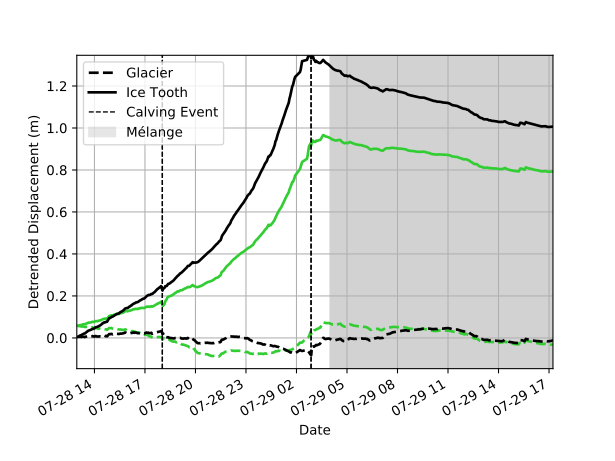

Write the Python code that produced this figure.
#!/usr/bin/env python3
# -*- coding: utf-8 -*-
"""
Created on Thu Feb 20 10:54:01 2020

@author: eswaninger
"""

#%%
''' This script calculates the displacement experienced by the ice tooth
as it is pulled from the wall with the rotating iceberg that calved during 
the third calving event'''

#%% Modules

import numpy as np
import matplotlib.pyplot as plt
import matplotlib.colors as colors
import os 
import math
import datetime as dt
from datetime import timedelta as td
import statistics as st
import pandas as pd
import skimage as ski
import scipy

#%%
ice0=[]
ice1=[]
ice0a=[]
ice1a=[]
flist= []
d_list = []
t_start = []
t_end = []
t_diff = []
medians = []
q1 =[]
q2 =[]
q3 =[]
iqr=[]
name_list=[]
slopes=[]

# The lines leading up to the alpha are creation of angles to be used for 
# correcting LOS speed to true flow direction

yr = 1
xr = 1
ys = np.arange(0,1559)
xs = np.arange(0,845)
for y in ys:
    for x in xs:
#        print((y-yr)/(x-xr))
        xy = math.atan((x-xr)/(y-yr))
        xy = math.degrees(xy)
        slopes.append(np.abs(xy))
slopes = np.reshape(slopes, (1559,845))
gamma = 180 - np.array(slopes)
beta = 202 #degrees from 0 north 
alpha = 360 - beta - gamma
alpha = np.reshape(alpha, (1559,845))

#Looping through directories to get speeds on 28th and 29th for 
#2nd and 3rd calving events and melange development
#not using rect files since d0729 does not have rect files
for root, dirs, files in os.walk('/data/stor/basic_data/tri_data/rink/proc_data/'):
    for name in sorted(files):
        if name.endswith(('adf.unw.rec')):
            file_paths= os.path.join(root, name)
            flist.append(file_paths) 
#            flist.sort()   
            if file_paths.startswith(('/data/stor/basic_data/tri_data/rink/proc_data/d0728/INT/')):
                with open(file_paths,'rb') as f:
                    temp= f.read()
                    pha_= np.fromfile(file_paths, dtype='>f')
                    pha_[pha_==0] = np.nan
                    pha_rectangle = np.reshape(pha_, (1559,845))
                    vlos = (-0.0175*pha_rectangle)/(4* 3.14159*(2.5/1440)) #LOS Speed
                    flow = vlos/(np.cos(np.radians(alpha)))
                    flow = flow[610:780,80:340] #cut image directly to glacier front
                    ice0.append(flow[36,133]) #glacier + lime squar
                    ice0a.append(flow[53,130]) #tooth triangle lime
                    ice1.append(flow[46,151]) #glacier + black square
                    ice1a.append(flow[61,145]) #tooth triangle black
                    #Atmospheric Noise
                    rockfav = np.array(vlos[830:850,350:370])
                    unravel = rockfav.ravel()
                    median = st.median(unravel)
                    medians.append(median)
                    q1.append(np.percentile(unravel, 25, interpolation = 'midpoint'))
                    q2.append(np.percentile(unravel, 50, interpolation = 'midpoint'))
                    q3.append(np.percentile(unravel, 75, interpolation = 'midpoint'))
                    IQR = np.percentile(unravel, 75, interpolation = 'midpoint') - np.percentile(unravel, 25, interpolation = 'midpoint')
                    iqr.append(IQR)
                    #dates
                    t_start.append(dt.datetime.strptime(name[:15], '%Y%m%d_%H%M%S'))
                    t_end.append(dt.datetime.strptime(name[17:32], '%Y%m%d_%H%M%S')) 

#%%
ice0=[]
ice1=[]
ice0a=[]
ice1a=[]
flist= []
d_list = []
t_start = []
t_end = []
t_diff = []
medians = []
q1 =[]
q2 =[]
q3 =[]
iqr=[]
name_list=[]
slopes=[]

# The lines leading up to the alpha are creation of angles to be used for 
# correcting LOS speed to true flow direction

yr = 1
xr = 1
ys = np.arange(0,674)
xs = np.arange(0,1495)
for y in ys:
    for x in xs:
#        print((y-yr)/(x-xr))
        xy = math.atan((x-xr)/(y-yr))
        xy = math.degrees(xy)
        slopes.append(np.abs(xy))
slopes = np.reshape(slopes, (674,1495))
gamma = 180 - np.array(slopes)
beta = 225 #degrees from 0 north in adf.unw
alpha = 360 - beta - gamma
alpha = np.reshape(alpha, (674,1495))

#Looping through directories to get speeds on 28th and 29th for 
#2nd and 3rd calving events and melange development
#not using rect files since d0729 does not have rect files
for root, dirs, files in os.walk('/data/stor/basic_data/tri_data/rink/proc_data/'):
    for name in sorted(files):
        if name.endswith(('adf.unw')):
            file_paths= os.path.join(root, name)
            flist.append(file_paths) 
#            flist.sort()   
            if file_paths.startswith(('/data/stor/basic_data/tri_data/rink/proc_data/d0728/INT/')):
                with open(file_paths,'rb') as f:
                    temp= f.read()
                    pha_= np.fromfile(file_paths, dtype='>f')
                    pha_[pha_==0] = np.nan
                    pha_rectangle = np.reshape(pha_, (674,1495))
                    vlos = (-0.0175*pha_rectangle)/(4* 3.14159*(2.5/1440)) #LOS Speed
                    flow = vlos/(np.cos(np.deg2rad(alpha)))
                    flow = flow[152:260,380:501] #cut image directly to glacier front
                    ice0.append(flow[18,62]) #glacier + lime
                    ice0a.append(flow[43,39]) #tooth triangle lime
                    ice1.append(flow[44,77]) #glacier + black
                    ice1a.append(flow[60,57]) #tooth triangle black
#                    ice0.append(flow[51,82]) #glacier + red
#                    ice0a.append(flow[55,68]) #tooth triangle darkred
#                    ice1.append(flow[42,76]) #glacier + limegreen
#                    ice1a.append(flow[46,64]) #tooth triangle darkgreen
                    #Atmospheric Noise
                    rockfav = np.array(vlos[310:330,610:620])
                    unravel = rockfav.ravel()
                    median = st.median(unravel)
                    medians.append(median)
                    q1.append(np.percentile(unravel, 25, interpolation = 'midpoint'))
                    q2.append(np.percentile(unravel, 50, interpolation = 'midpoint'))
                    q3.append(np.percentile(unravel, 75, interpolation = 'midpoint'))
                    IQR = np.percentile(unravel, 75, interpolation = 'midpoint') - np.percentile(unravel, 25, interpolation = 'midpoint')
                    iqr.append(IQR)
                    #dates
                    t_start.append(dt.datetime.strptime(name[:15], '%Y%m%d_%H%M%S'))
                    t_end.append(dt.datetime.strptime(name[17:32], '%Y%m%d_%H%M%S'))    
            if file_paths.startswith(('/data/stor/basic_data/tri_data/rink/proc_data/d0729/INT/')):
                with open(file_paths,'rb') as f:
                    temp= f.read()
                    pha_= np.fromfile(file_paths, dtype='>f')
                    pha_[pha_==0] = np.nan
                    pha_rectangle = np.reshape(pha_, (674,1495))
                    vlos = (-0.0175*pha_rectangle)/(4* 3.14159*(2.5/1440))
                    flow = vlos/(np.cos(np.deg2rad(alpha)))
                    flow = flow[152:260,380:501] #[633:700,177:280]
                    ice0.append(flow[18,62]) #glacier + lime
                    ice0a.append(flow[43,39]) #tooth triangle lime
                    ice1.append(flow[44,77]) #glacier + black
                    ice1a.append(flow[60,57]) #tooth triangle black
                    rockfav = np.array(vlos[310:330,610:620])
                    unravel = rockfav.ravel()
                    median = st.median(unravel)
                    medians.append(median)
                    q1.append(np.percentile(unravel, 25, interpolation = 'midpoint'))
                    q2.append(np.percentile(unravel, 50, interpolation = 'midpoint'))
                    q3.append(np.percentile(unravel, 75, interpolation = 'midpoint'))
                    IQR = np.percentile(unravel, 75, interpolation = 'midpoint') - np.percentile(unravel, 25, interpolation = 'midpoint')
                    iqr.append(IQR)
                    #dates
                    t_start.append(dt.datetime.strptime(name[:15], '%Y%m%d_%H%M%S'))
                    t_end.append(dt.datetime.strptime(name[17:32], '%Y%m%d_%H%M%S'))    
                    
#%% Visualize locations on glacier
                    
plt.figure()  
plt.imshow(flow, aspect ='equal' ,norm=colors.SymLogNorm(linthresh = np.amin(5),linscale=0.090, vmin=7.5, vmax=8.5))  
plt.grid()
plt.axis('equal')
plt.colorbar()     
plt.plot([133],[36],'s', color='limegreen', markersize = 8)   
plt.plot([130],[53],'v', color='limegreen', markersize = 8)    
plt.plot([151],[46],'s', color='black', markersize = 8)    
plt.plot([145],[61],'v', color='black', markersize = 8)    
#%%
plt.figure()  
plt.imshow(flow, aspect ='equal' ,norm=colors.SymLogNorm(linthresh = np.amin(5),linscale=0.090, vmin=7.5, vmax=13.5))  
plt.grid()
plt.axis('equal')
plt.colorbar()     
plt.plot([62],[18],'s', color='limegreen', markersize = 8)   
plt.plot([39],[43],'v', color='limegreen', markersize = 8)    
plt.plot([77],[44],'s', color='black', markersize = 8)    
plt.plot([57],[60],'v', color='black', markersize = 8) 

#%% Visualize plotted speeds 

plt.figure()
plt.plot(t_start, ice0, '.', color = 'red')
plt.plot(t_start,ice0a, '.', color ='darkred')

#plt.figure()
plt.plot(t_start,ice1, '.', color = 'limegreen')
plt.plot(t_start,ice1a, '.', color ='darkgreen')

#%%
ice0_vel_meas = np.array(ice0) #red
ice0a_vel_meas = np.array(ice0a) #darkred
ice1_vel_meas = np.array(ice1)   #limegreen
ice1a_vel_meas = np.array(ice1a)#darkgreen


noise_rand = np.array(iqr)
noise_syst = np.array(medians)

#Dt = 2.5 # minutes
#dt_days = Dt/1440 # days
#t = np.linspace(2, 2+len(gla1_vel_meas)*dt_days, len(gla1_vel_meas))
#t[3251:] += .01 # Add time to the end of the record, to simulate a gap in recording
##x = np.random.normal(loc=noise_syst, scale=noise_rand,
##                     size=[4, 30])
t = t_end
for i in range(len(t_end)):
    t[i] = np.datetime64(t_end[i])
t = np.array(t)

#t = t_start

#plt.plot(t,gla1_vel_meas, '.')
# Correct the measurement data with the systematic noise, as in doing the atmospheric correction
gla1_vel_corr = ice0_vel_meas - noise_syst
gla2_vel_corr = ice0a_vel_meas - noise_syst
gla3_vel_corr = ice1_vel_meas - noise_syst
gla4_vel_corr = ice1a_vel_meas - noise_syst

#DEFINE FUNCTIONS
# There shouldn't be a need, I don't think, to modify these functions

# Running Average function with uncertainties for non-evenly spaced data
def running_ave(t, t_span, x, s):
    j = np.argsort(t)
    t_run = t[j]; x = x[j]; s = s[j] # Sort all values into increasing t
    
    x_run = np.full(t.shape, np.nan)
    s_run = np.full(t.shape, np.nan)
    for i in range(len(t_run)): # Loop over all measurement times
        # Find indices within the moving window
        ind = np.where( np.logical_and(t_run >= t_run[i]-t_span/2, 
                                       t_run <= t_run[i]+t_span/2) )[0]
        
        x_run[i] = np.nanmean(x[ind]) # Assign the running average value to the mean of the appropriate values
        # Sum the random errors in quadrature
        error_quad = np.sqrt( np.nansum( s[ind]**2 ) )
        s_run[i] = error_quad/len(ind) # Identify the mean error, which is the total error in quadrature divided by the number of datapoints

    return t_run, x_run, s_run

# For plotting purposes, add nans into a timeseries, in case there
#    are breaks in a timeseries, we don't want them plotted in lines
def nan_into_gap(t, x, thresh = np.min(np.diff(t))*5 ):
    #Default threshold is five times the minimum timestep
    
    # Find the gaps in the timeseries, as defined by thresh
    gap_inds = np.where(np.diff(t) > thresh)[0]
    
    # For each gap, add a nan in the measurements just after the
    #   last measurement, and just before the next measurement
    for i in range(len(gap_inds)):
        gap = gap_inds[i]
        t = np.insert(t, gap+1, t[gap]+thresh/3)
        t = np.insert(t, gap+2, t[gap+2]-thresh/3)
        x = np.insert(x, gap+1, np.nan)
        x = np.insert(x, gap+2, np.nan)
        gap_inds[i+1:] = gap_inds[i+1:]+2
    return t, x

# Calculate Running Averages, add nans to discontinuous data, and plot

# Smooth the timeseries using a running average, with a smoothing 
#   window of t_span days
t_span = np.timedelta64(60, 'm') #2/24 # days
t_run, vel_run_gla1, noise_run = running_ave(t, t_span, gla1_vel_corr, noise_rand)
t_run, vel_run_gla2, noise_run = running_ave(t, t_span, gla2_vel_corr, noise_rand)
t_run, vel_run_gla3, noise_run = running_ave(t, t_span, gla3_vel_corr, noise_rand)
t_run, vel_run_gla4, noise_run = running_ave(t, t_span, gla4_vel_corr, noise_rand)


# Add in nans to gappy data smoothed velocity, and gappy smoothed uncertainty,
#    for plotting
gap_thresh = np.timedelta64(25, 'm') #0.01 # days
t_gap, vel_run_gap_g1 = nan_into_gap(t_run, vel_run_gla1, gap_thresh)
t_gap, vel_run_gap_g2 = nan_into_gap(t_run, vel_run_gla2, gap_thresh)
t_gap, vel_run_gap_g3 = nan_into_gap(t_run, vel_run_gla3, gap_thresh)
t_gap, vel_run_gap_g4 = nan_into_gap(t_run, vel_run_gla4, gap_thresh)
t_gap, noise_run_gap = nan_into_gap(t_run, noise_run, gap_thresh)   

#%% Calcuate displacements as running sum

time_between_samples = 2.5/1440    
displacement0 = np.array([sum(ice0[:i]) for i in range(len(ice0))])*time_between_samples  #green open
displacement0a = np.array([sum(ice0a[:i]) for i in range(len(ice0a))])*time_between_samples  #green closed   

plt.figure()
plt.plot(t_start, displacement0,'--', color = 'limegreen', markersize = 2, label = 'Glacier') #glacier
plt.plot(t_start, displacement0a,'-', color = 'limegreen', markersize = 2,label = 'Tooth')   # tooth
plt.xlabel('Time', fontsize = 16)
plt.ylabel('Displacement (m)', fontsize = 16)
plt.title('Crack', fontweight= 'bold',fontsize = 18)
plt.tick_params(axis='both', which='major', labelsize=12)
plt.axvspan(pd.to_datetime('2014-07-29-05:37:30'),pd.to_datetime('2014-07-30-23:25:00'), alpha= 0.2, color = 'gray', label = 'Mélange')
plt.axvline(pd.to_datetime('2014-07-29-02:52:00'), color='k', linestyle='--', linewidth = 1,label = 'Calving Event')
plt.axvline(pd.to_datetime('2014-07-28-18:02:00'), color='k', linestyle='--', linewidth = 1)  
plt.legend()         
plt.grid()         
   
displacement1 = np.array([sum(ice1[:i]) for i in range(len(ice1))])*time_between_samples     
displacement1a = np.array([sum(ice1a[:i]) for i in range(len(ice1a))])*time_between_samples

plt.figure()
plt.plot(t_start, displacement1,'--', color = 'black', markersize = 2, label = 'Glacier')
plt.plot(t_start, displacement1a,'-', color = 'black', markersize = 2, label = 'Tooth')
plt.xlabel('Time', fontsize = 16)
plt.ylabel('Displacement (m)', fontsize = 16)
plt.title('Crack', fontweight= 'bold',fontsize = 18)
plt.tick_params(axis='both', which='major', labelsize=12)
plt.axvspan(pd.to_datetime('2014-07-29-05:37:30'),pd.to_datetime('2014-07-30-23:25:00'), alpha= 0.2, color = 'gray', label = 'Mélange')
plt.axvline(pd.to_datetime('2014-07-29-02:52:00'), color='k', linestyle='--', linewidth = 1,label = 'Calving Event')
plt.axvline(pd.to_datetime('2014-07-28-18:02:00'), color='k', linestyle='--', linewidth = 1)
plt.legend()

#%% Create a first order polynomial to detrend data

t_range = np.arange(0,1702.5, 2.5)

fig = plt.figure()
plt.subplot(2, 1, 1)
plt.title('polyfit, original data set')
plt.plot(t_range, displacement0, 'c', linewidth = 1)

#create line
coeff0 = np.polyfit(t_range, displacement0, 1)
y_poly0 = np.linspace(t_range.min(), t_range.max())
x_poly0 = np.polyval(coeff0, y_poly0)
plt.plot(y_poly0, x_poly0, 'r-', linewidth=2)
plt.subplot(2, 1, 2)
plt.title('detrended')
# we need the original x values here, so we can remove the trend from all points
trend = np.polyval(coeff0, t_range)
# note that simply subtracting the trend might not be enough for other data sets
plt.plot(t_start, displacement0 - trend, '.', color = 'red', linewidth = 2)
plt.plot(t_start, displacement0a - trend, '.', color = 'darkred', linewidth = 2)
fig.show()
plt.ylim(-1.0,1.0,0.5)
plt.title('Tooth Displacement')
plt.ylabel('Detrended Displacement (m)')
plt.xlabel('Time')
plt.axvspan(pd.to_datetime('2014-07-29-05:37:30'),pd.to_datetime('2014-07-30-23:25:00'), alpha= 0.2, color = 'gray', label = 'Mélange')
plt.axvline(pd.to_datetime('2014-07-29-02:52:00'), color='k', linestyle='--', linewidth = 1,label = 'Calving Event')
plt.axvline(pd.to_datetime('2014-07-28-18:02:00'), color='k', linestyle='--', linewidth = 1)
plt.legend()

#%% Detrend for both glacier positions
fig = plt.figure()

plt.title('polyfit, original data set')
plt.plot(t_range, displacement1, 'c', linewidth = 1)

coeff0 = np.polyfit(t_range, displacement0, 1)
y_poly0 = np.linspace(t_range.min(), t_range.max())
x_poly0 = np.polyval(coeff0, y_poly0)

coeff1 = np.polyfit(t_range, displacement1, 1)
y_poly1 = np.linspace(displacement1.min(), displacement1.max())
x_poly1 = np.polyval(coeff1, y_poly1)
#plt.plot(y_poly1, x_poly1, 'r-', linewidth=2)

plt.figure()
#plt.title('detrended')
# we need the original x values here, so we can remove the trend from all points
trend = np.polyval(coeff0, t_range)
# note that simply subtracting the trend might not be enough for other data sets
plt.plot(t_start, displacement0 - trend, '--', color = 'limegreen', linewidth = 2)
plt.plot(t_start, displacement0a - trend, '-', color = 'limegreen', linewidth = 2)
fig.show()

#plt.title('Tooth Displacement')
plt.ylabel('Detrended Displacement (m)')
plt.xlabel('Date')
plt.axvspan(pd.to_datetime('2014-07-29-04:00:00'),pd.to_datetime('2014-07-30-23:25:00'), alpha= 0.2, color = 'gray')
plt.axvline(pd.to_datetime('2014-07-29-02:52:00'), color='k', linestyle='--', linewidth = 1)
plt.axvline(pd.to_datetime('2014-07-28-18:02:00'), color='k', linestyle='--', linewidth = 1)
plt.legend()

# we need the original x values here, so we can remove the trend from all points
trend1 = np.polyval(coeff1, t_range)
# note that simply subtracting the trend might not be enough for other data sets
plt.plot(t_start, displacement1 - trend1, '--', color = 'black', linewidth = 2, label = 'Glacier')
plt.plot(t_start, displacement1a - trend1, '-', color = 'black', linewidth = 2, label = 'Ice Tooth')
plt.ylabel('Detrended Displacement (m)')
plt.xlabel('Date')
plt.axvspan(pd.to_datetime('2014-07-29-04:00:00'),pd.to_datetime('2014-07-30-23:25:00'), alpha= 0.2, color = 'gray', label = 'Mélange')
plt.axvline(pd.to_datetime('2014-07-29-02:52:00'), color='k', linestyle='--', linewidth = 1,label = 'Calving Event')
plt.axvline(pd.to_datetime('2014-07-28-18:02:00'), color='k', linestyle='--', linewidth = 1)
plt.legend()
plt.grid()
plt.gcf().autofmt_xdate()
fig.show()

#%%
ice0_vel_meas = np.array(ice0) #red
ice0a_vel_meas = np.array(ice0a) #darkred
ice1_vel_meas = np.array(ice1)   #limegreen
ice1a_vel_meas = np.array(ice1a)#darkgreen


noise_rand = np.array(iqr)
noise_syst = np.array(medians)

#Dt = 2.5 # minutes
#dt_days = Dt/1440 # days
#t = np.linspace(2, 2+len(gla1_vel_meas)*dt_days, len(gla1_vel_meas))
#t[3251:] += .01 # Add time to the end of the record, to simulate a gap in recording
##x = np.random.normal(loc=noise_syst, scale=noise_rand,
##                     size=[4, 30])
t = t_end
for i in range(len(t_end)):
    t[i] = np.datetime64(t_end[i])
t = np.array(t)

#t = t_start

#plt.plot(t,gla1_vel_meas, '.')
# Correct the measurement data with the systematic noise, as in doing the atmospheric correction
gla1_vel_corr = ice0_vel_meas - noise_syst
gla2_vel_corr = ice0a_vel_meas - noise_syst
gla3_vel_corr = ice1_vel_meas - noise_syst
gla4_vel_corr = ice1a_vel_meas - noise_syst

#DEFINE FUNCTIONS
# There shouldn't be a need, I don't think, to modify these functions

# Running Average function with uncertainties for non-evenly spaced data
def running_ave(t, t_span, x, s):
    j = np.argsort(t)
    t_run = t[j]; x = x[j]; s = s[j] # Sort all values into increasing t
    
    x_run = np.full(t.shape, np.nan)
    s_run = np.full(t.shape, np.nan)
    for i in range(len(t_run)): # Loop over all measurement times
        # Find indices within the moving window
        ind = np.where( np.logical_and(t_run >= t_run[i]-t_span/2, 
                                       t_run <= t_run[i]+t_span/2) )[0]
        
        x_run[i] = np.nanmean(x[ind]) # Assign the running average value to the mean of the appropriate values
        # Sum the random errors in quadrature
        error_quad = np.sqrt( np.nansum( s[ind]**2 ) )
        s_run[i] = error_quad/len(ind) # Identify the mean error, which is the total error in quadrature divided by the number of datapoints

    return t_run, x_run, s_run

# For plotting purposes, add nans into a timeseries, in case there
#    are breaks in a timeseries, we don't want them plotted in lines
def nan_into_gap(t, x, thresh = np.min(np.diff(t))*5 ):
    #Default threshold is five times the minimum timestep
    
    # Find the gaps in the timeseries, as defined by thresh
    gap_inds = np.where(np.diff(t) > thresh)[0]
    
    # For each gap, add a nan in the measurements just after the
    #   last measurement, and just before the next measurement
    for i in range(len(gap_inds)):
        gap = gap_inds[i]
        t = np.insert(t, gap+1, t[gap]+thresh/3)
        t = np.insert(t, gap+2, t[gap+2]-thresh/3)
        x = np.insert(x, gap+1, np.nan)
        x = np.insert(x, gap+2, np.nan)
        gap_inds[i+1:] = gap_inds[i+1:]+2
    return t, x

# Calculate Running Averages, add nans to discontinuous data, and plot

# Smooth the timeseries using a running average, with a smoothing 
#   window of t_span days
t_span = np.timedelta64(120, 'm') #2/24 # days
t_run, vel_run_gla1, noise_run = running_ave(t, t_span, gla1_vel_corr, noise_rand)
t_run, vel_run_gla2, noise_run = running_ave(t, t_span, gla2_vel_corr, noise_rand)
t_run, vel_run_gla3, noise_run = running_ave(t, t_span, gla3_vel_corr, noise_rand)
t_run, vel_run_gla4, noise_run = running_ave(t, t_span, gla4_vel_corr, noise_rand)


# Add in nans to gappy data smoothed velocity, and gappy smoothed uncertainty,
#    for plotting
gap_thresh = np.timedelta64(25, 'm') #0.01 # days
t_gap, vel_run_gap_g1 = nan_into_gap(t_run, vel_run_gla1, gap_thresh)
t_gap, vel_run_gap_g2 = nan_into_gap(t_run, vel_run_gla2, gap_thresh)
t_gap, vel_run_gap_g3 = nan_into_gap(t_run, vel_run_gla3, gap_thresh)
t_gap, vel_run_gap_g4 = nan_into_gap(t_run, vel_run_gla4, gap_thresh)
t_gap, noise_run_gap = nan_into_gap(t_run, noise_run, gap_thresh)   


# Plot the temporally-smoothed data Glacier ( in one graph)
plt.figure()

plt.fill_between(t_gap, vel_run_gap_g1-noise_run_gap, vel_run_gap_g1+noise_run_gap, 
                   color='limegreen',  alpha='.2')
#plt.scatter(t, gla1_vel_corr, s=1, color='limegreen')
plt.plot(t_gap, vel_run_gap_g1, '--', color='limegreen', markersize = 0.5, label = 'glacier')

plt.fill_between(t_gap, vel_run_gap_g2-noise_run_gap, vel_run_gap_g2+noise_run_gap, 
                   color='limegreen', alpha='.2')
#plt.scatter(t, gla2_vel_corr, s=1, color='darkred')
plt.plot(t_gap, vel_run_gap_g2, color='limegreen', markersize =0.5,label = 'tooth')

plt.fill_between(t_gap, vel_run_gap_g3-noise_run_gap, vel_run_gap_g3+noise_run_gap, 
                   color='black', alpha='.2')
#plt.scatter(t, gla3_vel_corr, s=1, color='dimgray')
plt.plot(t_gap, vel_run_gap_g3, '--', color='black', markersize =0.5,label = 'glacier')

plt.fill_between(t_gap, vel_run_gap_g4-noise_run_gap, vel_run_gap_g4+noise_run_gap, 
                   color='black', alpha='.2')
#plt.scatter(t, gla4_vel_corr, s=1, color='black')
plt.plot(t_gap, vel_run_gap_g4, color='black', markersize =0.5, label = 'tooth')



#plt.legend()
plt.xlabel('Date', fontsize = 18)
plt.ylabel('Speeds, with uncertainties (m/d)', fontsize = 18)
plt.title('Velocities (m/d)', fontsize = 24)
plt.axvspan(pd.to_datetime('2014-07-29-05:37:30'),pd.to_datetime('2014-07-30-23:25:00'), alpha= 0.2, color = 'gray', label = 'Mélange')
plt.axvline(pd.to_datetime('2014-07-29-02:52:00'), color='k', linestyle='--', linewidth = 2, label = 'Calving Event')
plt.axvline(pd.to_datetime('2014-07-28-18:02:00'), color='k', linestyle='--', linewidth = 2)

plt.legend(fontsize = 13)
plt.xticks(fontsize = 13)
plt.yticks(fontsize = 13)   
plt.grid()

  #%%              
mli_size = (1248, 677)
pix_spacing = 25 # m  from par file

#Open MLI image
#rmli_directory25 = '/data/stor/basic_data/tri_data/rink/proc_data/d0725/MLI/'
mli_rect_dir = '/data/stor/basic_data/tri_data/rink/old//MLI_rect/'
mli_image = '20140729_105000u.mli.rec'
mli_file = (mli_rect_dir + mli_image)

with open(mli_file, mode='rb') as file:
    mli_array = file.read()[:]
    
pixels = np.fromfile(mli_file, dtype='>f')
pixels[pixels==0] = np.nan
mli = np.reshape(pixels, mli_size) #1118, 1035
mli = np.flipud(mli)
#mli_rot = np.rot90(mli) #These are the rotated velocities



#KEY REFERNING INFORMATION ABOUT LOOK DIRECTION AND RADAR LOCATION
# These locations are for the second TRI placement
# Based on location of radar on Aug 1, 2014, working with field notes and 
    # /data/stor/basic_data/tri_data/rink/matlab_scripts/find_look_angle_and_azimuth/Find_look_angle.m
    # Script written May 7, 2015
rot_angle = 36.7 # %deg clockwise accurate to +/- 1 deg
# From radar_loc = [71.74135 -51.79122]; with polarstereo_fwd
    # In matlab, this is: [rad_eas, rad_nor]=polarstereo_fwd(radar_loc(1), radar_loc(2), 6378137.0, 0.08181919, 70, -45);
rad_nor = -1980152.74511
rad_eas = -235811.17215

# ROTATE AND ORIENT THE MLI

# Tag the location of the radar within the pixel coordinates of the unrotated image.
radar_loc_tag = 999.123
mli[int(mli_size[0]/2)-1 : int(mli_size[0]/2)+1, 0:2] = radar_loc_tag # "Color" some of the pixels, so that radar location can be found after rotation

# Rotate the image
mli_rot = ski.transform.rotate(mli, rot_angle, resize=True, 
                               center=(0, 5), mode='constant', 
                               cval=-999, preserve_range=True)
mli_rot[np.where(mli_rot==-999)] = np.nan
#mli_rot = imutils.rotate_bound(mli.astype(np.uint8), 0)#rot_angle) # This version required ints, and therefore loss of resolution in the image

# Find the location of the radar within the pixel coordinates
y_ind, x_ind = np.where(mli_rot == np.array(radar_loc_tag, dtype='float32'))
radar_pix = (max(y_ind), min(x_ind)) # (y, x)   Location in the rotated image where the radar is found.
                                       # Only works for clockwise rotations, where the radar is in top left of colored pixels

#mli_rot[radar_pix[0]:radar_pix[0]+5, radar_pix[1]:radar_pix[1]+5] = np.nan

# Pixel coordinates for image
eas_pix = np.arange(mli_rot.shape[1]) - radar_pix[1]
nor_pix = np.arange(mli_rot.shape[0]) - radar_pix[0]

# Polar Stereographic coordinates easting and northing
eas = (eas_pix * pix_spacing) + rad_eas
nor = (nor_pix * pix_spacing) + rad_nor

e_eas = eas[450:700]
n_nor = nor[763:984]
#
mli_rot = mli_rot[763:984, 450:700]

# PLOTTING
plt.figure(num = 1, clear=True)
plt.pcolormesh(e_eas/1000, n_nor/1000, mli_rot, vmin=0, vmax=10, cmap = 'gray')#20)

plt.axis('equal')
plt.grid(True)
plt.xlabel('Easting (km)', fontsize = 14)
plt.ylabel('Northing (km)', fontsize = 14)                
                
plt.plot([-230.615],[-1980.85],'v', color='limegreen', markersize = 6)
plt.plot([-230.759],[-1980.91],'v', color='darkgreen', markersize = 6)                                  
plt.plot([-230.601],[-1981.09],'s', color='red', markersize = 6)
plt.plot([-230.709],[-1981.12],'s', color='darkred', markersize = 6)     

#%% SUBPLOTS

fig, axes = plt.subplots(2, 2)
#plt.figure()
#axes = plt.subplot2grid((2,2),(1,0), colspan = 1)
#axes0 = plt.subplot2grid((2,2),(1,1), colspan = 1)
##axes0 = plt.subplot2grid((3,3),(2,0), colspan = 2)
#axes1 = plt.subplot2grid((2,2), (0,0), colspan=1)
#axes2 = plt.subplot2grid((2,2), (0,1), colspan=1)

    
axes[1,0].fill_between(t_gap, vel_run_gap_g1-noise_run_gap, vel_run_gap_g1+noise_run_gap, 
                   color='limegreen', alpha='.2')
#plt.scatter(t, gla1_vel_corr, s=1, color='red')
axes[1,0].plot(t_gap, vel_run_gap_g1, '--', color='limegreen', markersize = 0.5)

axes[1,0].fill_between(t_gap, vel_run_gap_g2-noise_run_gap, vel_run_gap_g2+noise_run_gap, 
                   color='limegreen', alpha='.2')
#plt.scatter(t, gla2_vel_corr, s=1, color='darkred')
axes[1,0].plot(t_gap, vel_run_gap_g2, color='limegreen', markersize =0.5)

axes[1,0].fill_between(t_gap, vel_run_gap_g3-noise_run_gap, vel_run_gap_g3+noise_run_gap, 
                   color='black', alpha='.2')
#plt.scatter(t, gla3_vel_corr, s=1, color='dimgray')
axes[1,0].plot(t_gap, vel_run_gap_g3, '--', color='black', markersize =0.5)

axes[1,0].fill_between(t_gap, vel_run_gap_g4-noise_run_gap, vel_run_gap_g4+noise_run_gap, 
                   color='black', alpha='.2')
#plt.scatter(t, gla4_vel_corr, s=1, color='black')
axes[1,0].plot(t_gap, vel_run_gap_g4, color='black', markersize =0.5)


#plt.legend()
axes[1,0].set_xlabel('Date', fontsize = 13)
axes[1,0].set_ylabel('Speeds (m/d)', fontsize = 13)
#axes.set_title('Velocities (m/d)', fontsize = 24)
#plt.axvspan(pd.to_datetime('2014-07-25-12:45:00'),pd.to_datetime('2014-07-25-15:15:00'), alpha= 0.4, color = 'darkgray', label = 'TRI motion error')
axes[1,0].axvspan(pd.to_datetime('2014-07-29-04:00:00'),pd.to_datetime('2014-07-30-23:25:00'), alpha= 0.2, color = 'gray', label = 'Mélange')
#plt.axvline(pd.to_datetime('2014-07-26-10:00:00'), color='k', linestyle=':', linewidth = 3, label = 'Calving Event')
axes[1,0].axvline(pd.to_datetime('2014-07-29-02:52:00'), color='k', linestyle='--', linewidth = 1, label = 'Calving Event')
axes[1,0].axvline(pd.to_datetime('2014-07-28-18:02:00'), color='k', linestyle='--', linewidth = 1)
axes[1,0].legend()  
axes[1,0].grid()

axes[1,1].pcolormesh(e_eas/1000, n_nor/1000, mli_rot, vmin=0, vmax=10, cmap = 'gray')#20)
axes[1,1].axis('equal')
axes[1,1].grid(True)
axes[1,1].set_xlabel('Easting (km)', fontsize = 13)
axes[1,1].set_ylabel('Northing (km)', fontsize = 13)                                               
axes[1,1].plot([-230.601],[-1981.09],'s', color='black', markersize = 6)
axes[1,1].plot([-230.794],[-1981.12],'v', color='black', markersize = 6) 
axes[1,1].plot([-230.616],[-1980.9],'s', color='limegreen', markersize = 6)
axes[1,1].plot([-230.816],[-1980.93],'v', color='limegreen', markersize = 6) 

axes[0,0].plot(t_start, displacement0 - trend, '--', color = 'limegreen', markersize = 1, label = 'Glacier')
axes[0,0].plot(t_start, displacement0a - trend, '-', color = 'limegreen', markersize = 1, label = 'Ice Tooth')
axes[0,0].set_ylim(-0.25,1.7,0.5)
#axes2.set_title('Tooth Displacement')
axes[0,0].set_ylabel('Detrended Displacement (m)', fontsize = 13)
#axes[0,0].set_xlabel('Time', fontsize = 13)
axes[0,0].axvspan(pd.to_datetime('2014-07-29-04:00:00'),pd.to_datetime('2014-07-30-23:25:00'), alpha= 0.2, color = 'gray', label = 'Mélange')
axes[0,0].axvline(pd.to_datetime('2014-07-29-02:52:00'), color='k', linestyle='--', linewidth = 1,label = 'Calving Event')
axes[0,0].axvline(pd.to_datetime('2014-07-28-18:02:00'), color='k', linestyle='--', linewidth = 1)
axes[0,0].legend()
axes[0,0].grid()
    

axes[0,1].plot(t_start, displacement1 - trend1, '--', color = 'black', markersize = 1, label = 'Glacier')
axes[0,1].plot(t_start, displacement1a - trend1, '-', color = 'black', markersize = 1, label = 'Ice Tooth')
axes[0,1].set_ylim(-0.25,1.7,5.5)
#plt.title('Tooth Displacement')
#axes[0,1].set_ylabel('Detrended Displacement (m)', fontsize = 13)
#axes[0,1].set_xlabel('Time', fontsize = 13)
axes[0,1].axvspan(pd.to_datetime('2014-07-29-04:00:00'),pd.to_datetime('2014-07-30-23:25:00'), alpha= 0.2, color = 'gray', label = 'Mélange')
axes[0,1].axvline(pd.to_datetime('2014-07-29-02:52:00'), color='k', linestyle='--', linewidth = 1,label = 'Calving Event')
axes[0,1].axvline(pd.to_datetime('2014-07-28-18:02:00'), color='k', linestyle='--', linewidth = 1)
axes[0,1].legend()
axes[0,1].grid()
  

plt.gcf().autofmt_xdate()


fig.align_ylabels(axes[:])    
